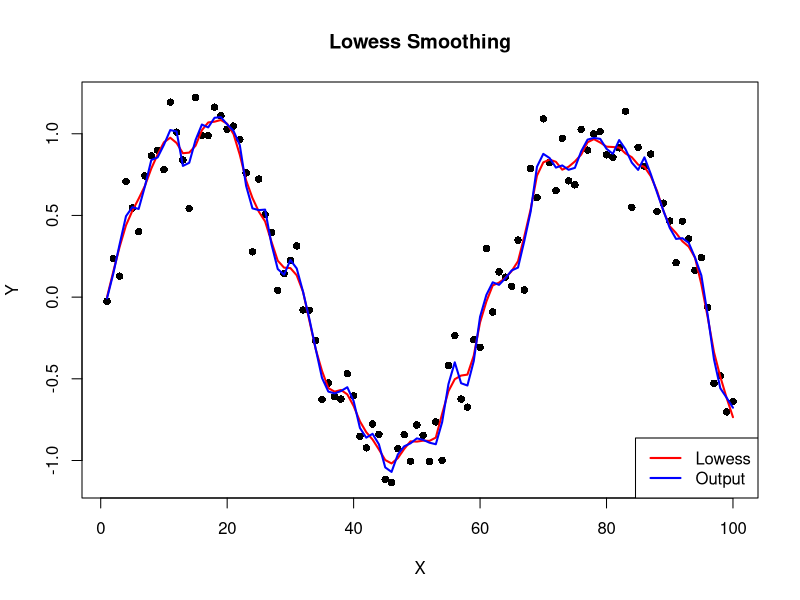

R code for this plot:
#Generating simulated data
set.seed(1)
X<-1:100
error_terms<-rnorm(100,0,0.2)
Y_matrix<-matrix(error_terms)

for(i in 1:length(X)){
  
  Y_matrix[i]<-sin(X[i]/10)+Y_matrix[i]
}
LowessFunction<-function(X,Y,f){
  
  # function for findingm the span 
  k<-ceiling(f*length(X))
  
  #matrices and vectors that will be used in the calculation of the lowess smoothing
  weights<-rep(0,
               length(X))                #weights vector
  
  distances_and_index<-matrix(NA,
                              length(X),
                              ncol=2)     #matrix of distances of all neighbours and thier                                                indexes 
  
  sortedDistances_and_index<-matrix(NA,
                                    length(X),
                                    ncol=2)    #matrix of distances and all neigbours sorted out                                              by distance to the closest neighbours
  
  lowess<-rep(NA,
              length(X))      # Lowess vector that will store the lowess values after they have                                been calulated
  
  # for loop for fining K closest relatives, finding their distances and also finding lowess values that will be updated to the lowess vector
  
  for(i in 1:length(X)){
    for(j in 1:length(X)){
      distances_and_index[j,1]<-abs(X[j]-X[i])
      distances_and_index[j,2]<-j
    }                                           #at this stage all the distances have been filled up                                                 for X[i]
    
    #Ordering/Sorting of the distances and index matrix
    sortedDistances_and_index<-distances_and_index[order(distances_and_index[,1]),]
    
    #Finding the closest neighbors index and adding to weight to weights
    maxdistance<-sortedDistances_and_index[k+1,1]         # k neighbours + 1 used becasue the use                                                           of distance matrices in findking k                                                             closest neighors results in the X[j]                                                           itself being considered relative to                                                            its neigbours
    
    #Calculation of the weights using the weights function
    for(l in 1:length(X)){
      if(sortedDistances_and_index[l,1]<=maxdistance){ 
        weights[sortedDistances_and_index[l,2]]<-
          (1-(abs(X[i]-X[sortedDistances_and_index[l,2]])/maxdistance)^3)^3
      }
    }
    #At this point, the for loop has calculated the weights of all k neighbors and has assigned 0 weights to all neighbors that are more than k closest neigbours away
    
    #calculating the beta_coefficients
    new_X=cbind(rep(1,
                    length(X)),
                X)             #adding the intercept of 1s to X for beta                                                       coefficient calculation
    
    Beta_coefficients<-solve(t(new_X)%*%diag(weights)%*%new_X)%*%(t(new_X)%*%diag(weights)%*%Y_matrix)
    
    
    lowess[i]<-Beta_coefficients[1]+Beta_coefficients[2]*X[i]   #assiging lowess values to the                                                                       lowess vector
  }
  
  #output refers to the output of the R. built in lowess function and is plotted in red
  #plot is a plot of the manually calculated lowess function
  output<-lowess(X,Y_matrix,f,iter=0)
  output
  plot(X, Y_matrix,main = "Lowess Smoothing",
       xlab = "X",
       ylab = "Y",
       pch = 16)
  
  lines(lowess,
        col ="red",
        lwd=2)
  
  lines(output,
        col="blue",
        lwd=2)
  
  legend("bottomright",                         
         legend = c("Lowess",
                    "Output"),      
         col = c("red",
                 "blue"),
         lwd = 2)
}
LowessFunction(X,Y,0.051)
